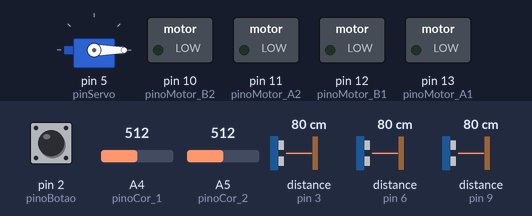
The sketch below on a simulated Arduino Uno, built with avr-gcc and run on an emulated ATmega328P. Parts: servo, switched loads named in the sketch (green lamp = pin HIGH). Inputs (shaded band) come from the test bench; at power-on: pin 2 (pinoBotao) LOW, A4 (pinoCor_1) = 512, A5 (pinoCor_2) = 512, distance to the obstacle (sensors on pin 3, pin 6, pin 9) 80 cm. The echo pulse lasts 58.3 µs per cm; pins used as bus, display or sensor lines are not drawn.

Above: at 1.2 s.
1.3 s: pin 2 (pinoBotao) pulled HIGH for 0.15 s
At 7.1 s:
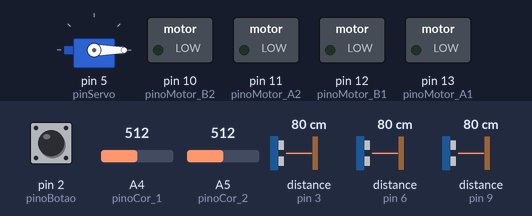
7.4 s: pin 2 (pinoBotao) pulled HIGH for 1 s
11.4 s: pin 2 (pinoBotao) pulled HIGH for 3.2 s
At 13.3 s:
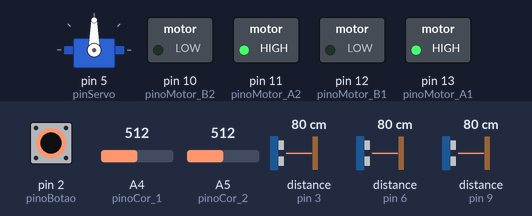
Timing chart, 0 to 16.1 s (numbered marks = the images above; inputs shaded):
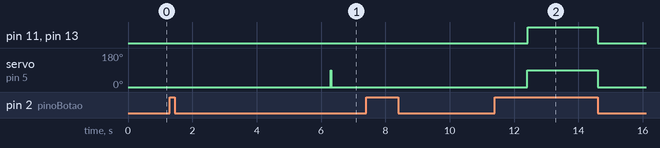

Measured:
- after the input at 1.3 s, servo on pin 5 (pinServo): 0° → 90° after 5.0 s, → 0° 0.02 s later
- after the input at 7.4 s, every drawn part: stays the same
- after the input at 11.4 s, pin 11 (pinoMotor_A2), pin 13 (pinoMotor_A1): LOW → HIGH after 1.0 s, → LOW 2.2 s later

The sketch:

codigoMain.ino
```cpp
#include <Arduino.h>


#include <Servo.h>
Servo meuServo;
#define pinServo 5
int angulo = 0;


#define trig_1 7
#define echo_1 6

#define trig_2 8
#define echo_2 9

#define trig_3 4
#define echo_3 3

float distancia_1;
float distancia_2;
float distancia_3;

#define pinoBotao 2
bool estadoBotao;
bool CHAVE = false;

#define pinoCor_1 A4
#define pinoCor_2 A5
int cor_1, cor_2;

#define pinoMotor_A1 13
#define pinoMotor_B1 12
#define pinoMotor_A2 11
#define pinoMotor_B2 10


void setup(){
    pinMode(pinoBotao, INPUT);

    pinMode(trig_1, OUTPUT);
    pinMode(echo_1, INPUT);

    pinMode(trig_2, OUTPUT);
    pinMode(echo_2, INPUT);

    pinMode(trig_3, OUTPUT);
    pinMode(echo_3, INPUT);

    pinMode(pinoCor_1, INPUT);
    pinMode(pinoCor_2, INPUT);

    pinMode(pinoMotor_A1, OUTPUT);
    pinMode(pinoMotor_B1, OUTPUT);
    pinMode(pinoMotor_A2, OUTPUT);
    pinMode(pinoMotor_B2, OUTPUT);

    meuServo.attach(pinServo);

}

void loop(){
    estadoBotao = digitalRead(pinoBotao);

    //se o botao estiver no flau
    if (estadoBotao){

        //esperar 5s
        if(CHAVE == false){
            delay(5000);
            servo();
            CHAVE = true;
        }

        //ler a distancia
        distancia_1 = sensorUltra(trig_1, echo_1);
        distancia_2 = sensorUltra(trig_2, echo_2);
        distancia_3 = sensorUltra(trig_3, echo_3);

        //ler a luz
        cor_1 = lerLuz(pinoCor_1);
        cor_2 = lerLuz(pinoCor_2);

        //se o sensor de cor 1 ver preta pela frete
        //ver preto
        if(cor_1 > 14){

            //fazer ele dar uma volta 180 para ele pegar o bixo

        }

        //se o sensor de cor 1 ver preta pela frete
        //ver preto
        if(cor_2 > 14){

            //fazer alguma coisa ae

        }

        if (distancia_1 == 10){

            //fazer alguma coisa

        }

        if (distancia_2 == 20){

            //fazer alguma coisa

        }

        if (distancia_3 == 30){

            //fazer alguma coisa

        }

        motorFrente_1();
        motorFrente_2();
    }else{
        motorParado_1();
        motorParado_2();
        CHAVE = false;
        meuServo.write(0);
    }
}

#pragma region SENSOR ULTRASONICO

float sensorUltra(int trig, int echo) {

    digitalWrite(trig, LOW);
    delayMicroseconds(5);
    digitalWrite(trig, HIGH);
    delayMicroseconds(10);
    digitalWrite(trig, LOW);

    float distancia = pulseIn(echo, HIGH);
    distancia = distancia / 58.0;

    return distancia;
}
#pragma endregion

#pragma region SENSOR DE LUZ

int lerLuz(int pinoCor){
    return map(analogRead(pinoCor), 0, 1023, 0, 100);
}
#pragma endregion

#pragma region MOTORES/PONTE H


#pragma region senti. Horario Motores
void motorFrente_1(){

    digitalWrite(pinoMotor_A1, HIGH);
    digitalWrite(pinoMotor_B1, LOW);
}

void motorFrente_2(){

    digitalWrite(pinoMotor_A2, HIGH);
    digitalWrite(pinoMotor_B2, LOW);
}

#pragma endregion

#pragma region senti. Antihorario Motores

void motorAtras_1(){

    digitalWrite(pinoMotor_B1, HIGH);
    digitalWrite(pinoMotor_A1, LOW);
}

void motorAtras_2(){

    digitalWrite(pinoMotor_B2, HIGH);
    digitalWrite(pinoMotor_A2, LOW);
}

#pragma endregion

#pragma region Parando Motores

void motorParado_1(){

    digitalWrite(pinoMotor_A1, LOW);
    digitalWrite(pinoMotor_B1, LOW);
}

void motorParado_2(){

    digitalWrite(pinoMotor_A2, LOW);
    digitalWrite(pinoMotor_B2, LOW);
}

#pragma endregion

#pragma region Freiando Motores

void motorFreio_1(){

    digitalWrite(pinoMotor_A1, HIGH);
    digitalWrite(pinoMotor_B1, HIGH);
}

void motorFreio_2(){

    digitalWrite(pinoMotor_A2, HIGH);
    digitalWrite(pinoMotor_B2, HIGH);
}

#pragma endregion


#pragma endregion

#pragma region SERVO FAZER ALGO

void servo(){

    for(angulo = 0; angulo <= 90; angulo++) {
        meuServo.write(angulo);
    }

}

#pragma endregion
```
